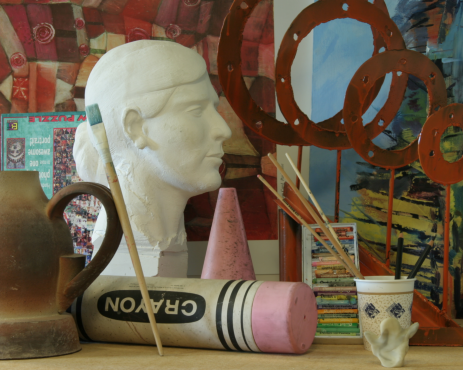
#> input picture view1.png, 463 x 370 px, found by its file name
$ python colorize.py
#> lines starting #> are read from the running program, lines starting #| are printed output that depends on the picture
### scribble/scribble.py
import numpy as np
import cv2
import skimage.util
import skimage.metrics
from matplotlib import pyplot as plt
from tqdm import tqdm
import poisson_disc
from scipy import sparse


def denoise(color_image_bgr):
    raise NotImplementedError


def bgr_to_lab(color_image_bgr):
    return cv2.cvtColor(color_image_bgr, cv2.COLOR_BGR2LAB)


# [47 lines left out: function compute_jnd_map, not called in this run]


# [33 lines of commented-out code are left out]


def patch_sampling(mono_image, S, rho, mode=0):
    if mode == 0:  # poisson disk
        p_list = skimage.util.view_as_windows(mono_image, (S, S))
        num_row, num_col = p_list.shape[0:2]
        yx_list = poisson_disc.Bridson_sampling(dims=np.array([num_row, num_col]),
                                                radius=np.sqrt(1.5 / (np.pi * rho)),
                                                k=30).astype(int)
        p_list = np.array([p_list[y, x, :, :] for y, x in yx_list])
        x_list = yx_list[:, 1]
        y_list = yx_list[:, 0]
    else:  # constant stride
        step = int(np.sqrt(1 / rho))

        p_list = skimage.util.view_as_windows(mono_image, (S, S), step)
        num_row, num_col = p_list.shape[0:2]
        x_list, y_list = np.meshgrid(np.arange(num_col) * step, np.arange(num_row) * step)

        p_list = p_list.reshape((num_row * num_col, S, S))
        x_list = x_list.reshape(num_row * num_col)
        y_list = y_list.reshape(num_row * num_col)

    return p_list, x_list, y_list


# [151 lines left out: functions block_matching, dense_scribbling, color_seeds, compute_weights, weighted_avg, compute_mask_unambiguous and 1 more, not called in this run]

# if __name__ == "__main__":
#
#     # read image
#     print("Reading image...")
#     M_bgr = cv2.imread("../view1.png")  # mono image
#     C_bgr = cv2.imread("../view5.png")  # color image
#     H_M, W_M = M_bgr.shape[0:2]
#     H_C, W_C = C_bgr.shape[0:2]
#     assert H_M == H_C and W_M == W_C
#
#     # set param
#     S = 16  # patch size
#     W_h = 100  # horizontal window size
#     W_v = 30  # vertical window size
#     N = 5
#     T = 5
#     eps = 1 / (2 ** 52)
#
#     # 1. pre denoise and convert color
#     print("Denoising...")
#     # TODO pre denoise
#
#     print("Converting color...")
#     M_lab = cv2.cvtColor(M_bgr, cv2.COLOR_BGR2LAB)
#     C_lab = cv2.cvtColor(C_bgr, cv2.COLOR_BGR2LAB)
#     M_l, _, _ = cv2.split(M_lab)
#     C_l, C_a, C_b = cv2.split(C_lab)
#
#     # 2. patch sampling
#     print("Patch sampling...")
#     rho = N / (S ** 2)
#     p_list, x_list, y_list = patch_sampling(M_l, S, rho)
#
#     # 3. JND
#     print("Computing JND...")
#     J = compute_jnd_map(M_l)
#
#     # 4~13. dense scribbling
#     print("Dense scribbling...")
#     Z, L, U_a, U_b = dense_scribbling(p_list, x_list, y_list, C_lab, W_h, W_v, J, S, N)
#
#     # 14. compute weight matrix
#     print("Computing and normalizing weights...")
#     # W = normalization(L, M_l)
#     W = compute_weights(L, M_l)
#
#     # 15~16. weighted average
#     print("Estimating colors...")
#     M_a = weighted_avg(U_a, W)
#     M_b = weighted_avg(U_b, W)
#
#     # 17. valid match mask
#     print("Computing valid match mask...")
#     mask_valid = np.greater_equal(Z, T)
#
#     # 18. color ambiguous mask
#     print("Computing ambiguous color mask..")
#     mask_unambiguous_a = compute_mask_unambiguous(U_a)
#     mask_unambiguous_b = compute_mask_unambiguous(U_b)
#     mask_combined = np.all([mask_valid, mask_unambiguous_a, mask_unambiguous_b], axis=0)
#
#     # 19. seed generation
#     print("Generating seed pixels...")
#     M_colorized = np.dstack((M_l, M_a, M_b))
#     M_colorized, mask_seed_pixels = color_seeds(M_colorized, mask_combined)
#     mask_combined = np.any([mask_combined, mask_seed_pixels], axis=0)
#
#     # 20. color propagation
#     # print("Propagating colors...")
#
#     # 21. return
#     print("Saving output...")
#     M_colorized[np.logical_not(mask_combined)] = [0, 128, 128]
#     M_colorized[:, :, 0] = M_l
#     res_bgr = cv2.cvtColor(M_colorized.astype(np.uint8), cv2.COLOR_LAB2BGR)
#     cv2.imwrite("hint.png", res_bgr)

### colorize.py
from scribble.scribble import *
from propagation.propagator import Propagator, plot_results
from evaluation.evaluation import *
import os

#Eval Metrics Cumulative
psnr_total = 0.0
ssim_total = 0.0
deltaE_total = 0.0
cid_total = 0.0

print("Reading images...")
os.chdir(os.getcwd() + '\All-2views')
base_dir = os.getcwd()
views_wanted = os.listdir()

image_list = [] # List Format: it is n x 2, n is the number of images, [0] is left (Ground Truth), [1] is right (Guidance), [2] is mono
NumImg = len(views_wanted) # Number of Images in Folder
print("Num Images: " + str(NumImg))
slash = "\\"
cur_dir = base_dir
for view in views_wanted:
    new_dir = cur_dir + slash + view
    os.chdir(new_dir)

    M_bgr = cv2.imread('view1.png')
#> M_bgr is the input picture: shape (370, 463, 3); mean B, G, R 74.9, 94.7, 109.7
    assert M_bgr is not None, "file could not be read, check with os.path.exists()"
    C_bgr = cv2.imread('view5.png')
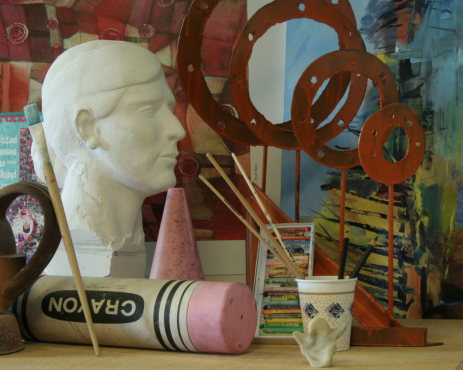
#> input picture view5.png, 463 x 370 px, found by its file name
#> C_bgr is the input picture: shape (370, 463, 3); mean B, G, R 73.3, 92.6, 106.1
    assert C_bgr is not None, "file could not be read, check with os.path.exists()"

    # [11 lines of commented-out code are left out]
    H_M, W_M = M_bgr.shape[0:2]
#> H_M = 370; W_M = 463
    H_C, W_C = C_bgr.shape[0:2]
#> H_C = 370; W_C = 463
    assert H_M == H_C and W_M == W_C

    # set param
    S = 16  # patch size (16 default)
    W_h = 100 # horizontal window size (100 Default)
    W_v = 30  # vertical window size (30 Default)
    N = 5
    T = 5
    eps = 1 / (2 ** 52)

    # 1. pre denoise and convert color
    print("Denoising...")
    # TODO pre denoise

    print("Converting color...")
    M_lab = cv2.cvtColor(M_bgr, cv2.COLOR_BGR2LAB)
#> M_lab: shape (370, 463, 3); mean of channels 0, 1, 2 103.9, 132.1, 142.4
    C_lab = cv2.cvtColor(C_bgr, cv2.COLOR_BGR2LAB)
#> C_lab: shape (370, 463, 3); mean of channels 0, 1, 2 101.3, 131.6, 141.9
    M_l, _, _ = cv2.split(M_lab)
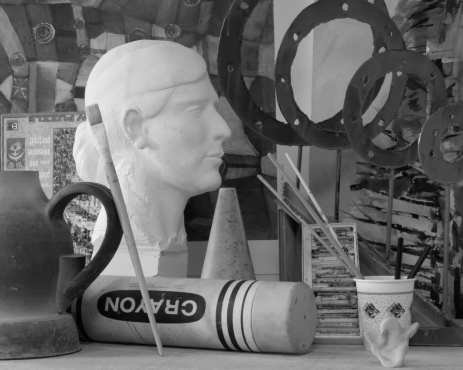
#> M_l: shape (370, 463); min 2, max 240, mean 103.9
    C_l, C_a, C_b = cv2.split(C_lab)
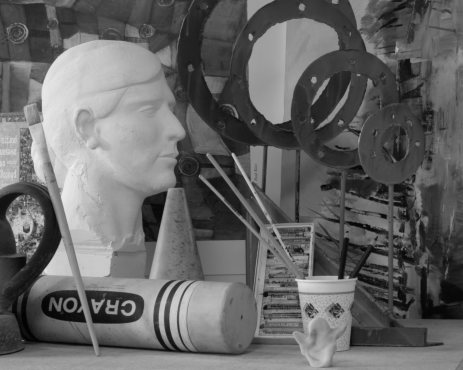
#> C_l: shape (370, 463); min 2, max 237, mean 101.3
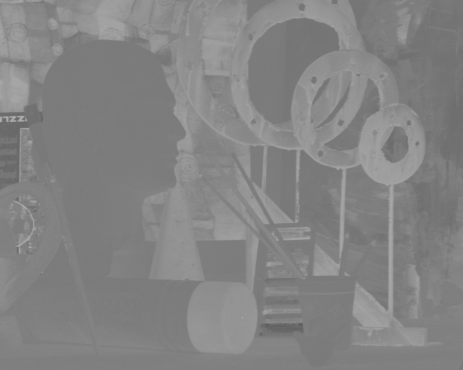
#> C_a: shape (370, 463); min 93, max 175, mean 131.6
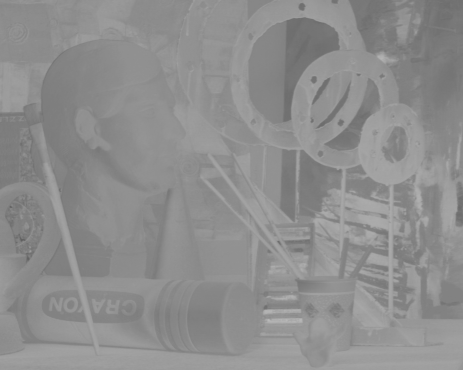
#> C_b: shape (370, 463); min 96, max 185, mean 141.9

    # 2. patch sampling
    print("Patch sampling...")
    rho = N / (S ** 2)
    p_list, x_list, y_list = patch_sampling(M_l, S, rho)
#> (the run stopped early here; a loop or call above may not have finished)
